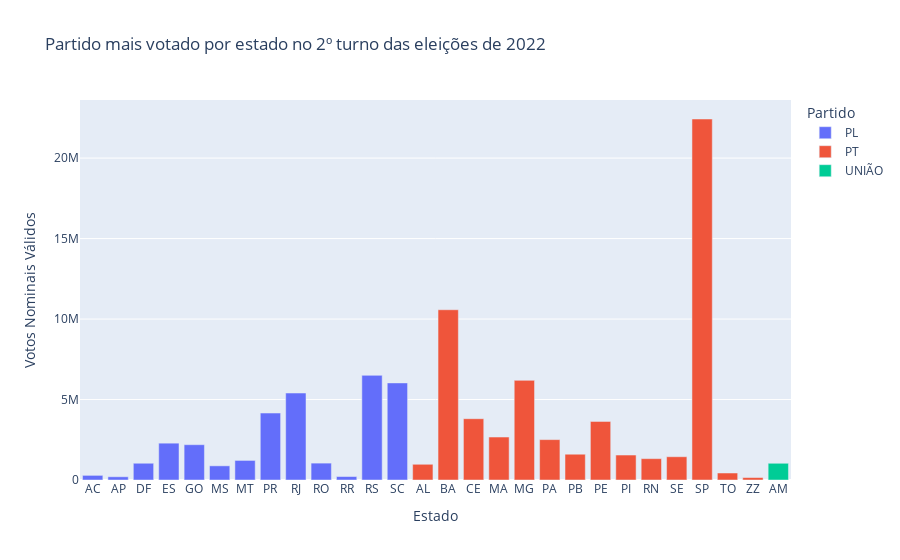

The notebook cell this image was saved under:
### Code cell
# 2. Partido mais votado por estado no 2o turno em 2022

# Filtrar somente o 2º turno
votacao_2t = votacao[(votacao['TURNO'] == 2)]

# Agrupar votos por estado e partido, só 1º turno e sem 'BR'
votos_estado2 = votacao_2t.groupby(['UF', 'SG_PARTIDO'])['QT_VOTOS_NOMINAIS_VALIDOS'].sum().reset_index()

# Selecionar partido mais votado por estado
partido_mais_votado2 = votos_estado2.loc[votos_estado2.groupby('UF')['QT_VOTOS_NOMINAIS_VALIDOS'].idxmax()]

# Criar gráfico
fig2 = px.bar(partido_mais_votado2, x='UF', y='QT_VOTOS_NOMINAIS_VALIDOS', color='SG_PARTIDO',
              labels={'QT_VOTOS_NOMINAIS_VALIDOS':'Votos Nominais Válidos', 'UF':'Estado', 'SG_PARTIDO':'Partido'},
              title='Partido mais votado por estado no 2º turno das eleições de 2022')
fig2.show()

### Figure 1 — Plotly figure (JSON) as saved in the notebook; plotly's stock layout.template omitted (floating-point values rounded to 4 significant figures)
{"data": [{"alignmentgroup": "True", "hovertemplate": "Partido=PL<br>Estado=%{x}<br>Votos Nominais Válidos=%{y}<extra></extra>", "legendgroup": "PL", "marker": {"color": "#636efa", "pattern": {"shape": ""}}, "name": "PL", "offsetgroup": "PL", "orientation": "v", "showlegend": true, "textposition": "auto", "type": "bar", "x": ["AC", "AP", "DF", "ES", "GO", "MS", "MT", "PR", "RJ", "RO", "RR", "RS", "SC"], "xaxis": "x", "y": [287750, 200547, 1041331, 2288166, 2193041, 880606, 1216730, 4159343, 5403894, 1048514, 213518, 6500971, 6031579], "yaxis": "y"}, {"alignmentgroup": "True", "hovertemplate": "Partido=PT<br>Estado=%{x}<br>Votos Nominais Válidos=%{y}<extra></extra>", "legendgroup": "PT", "marker": {"color": "#EF553B", "pattern": {"shape": ""}}, "name": "PT", "offsetgroup": "PT", "orientation": "v", "showlegend": true, "textposition": "auto", "type": "bar", "x": ["AL", "BA", "CE", "MA", "MG", "PA", "PB", "PE", "PI", "RN", "SE", "SP", "TO", "ZZ"], "xaxis": "x", "y": [976831, 10578279, 3807891, 2668425, 6190960, 2509084, 1601953, 3640933, 1551383, 1326785, 1445891, 22429253, 434593, 152905], "yaxis": "y"}, {"alignmentgroup": "True", "hovertemplate": "Partido=UNIÃO<br>Estado=%{x}<br>Votos Nominais Válidos=%{y}<extra></extra>", "legendgroup": "UNIÃO", "marker": {"color": "#00cc96", "pattern": {"shape": ""}}, "name": "UNIÃO", "offsetgroup": "UNIÃO", "orientation": "v", "showlegend": true, "textposition": "auto", "type": "bar", "x": ["AM"], "xaxis": "x", "y": [1039192], "yaxis": "y"}], "layout": {"autosize": true, "barmode": "relative", "legend": {"title": {"text": "Partido"}, "tracegroupgap": 0}, "title": {"text": "Partido mais votado por estado no 2º turno das eleições de 2022"}, "xaxis": {"anchor": "y", "autorange": true, "domain": [0, 1], "range": [-0.5, 27.5], "title": {"text": "Estado"}, "type": "category"}, "yaxis": {"anchor": "x", "autorange": true, "domain": [0, 1], "range": [0, 23609740], "title": {"text": "Votos Nominais Válidos"}, "type": "linear"}}}
